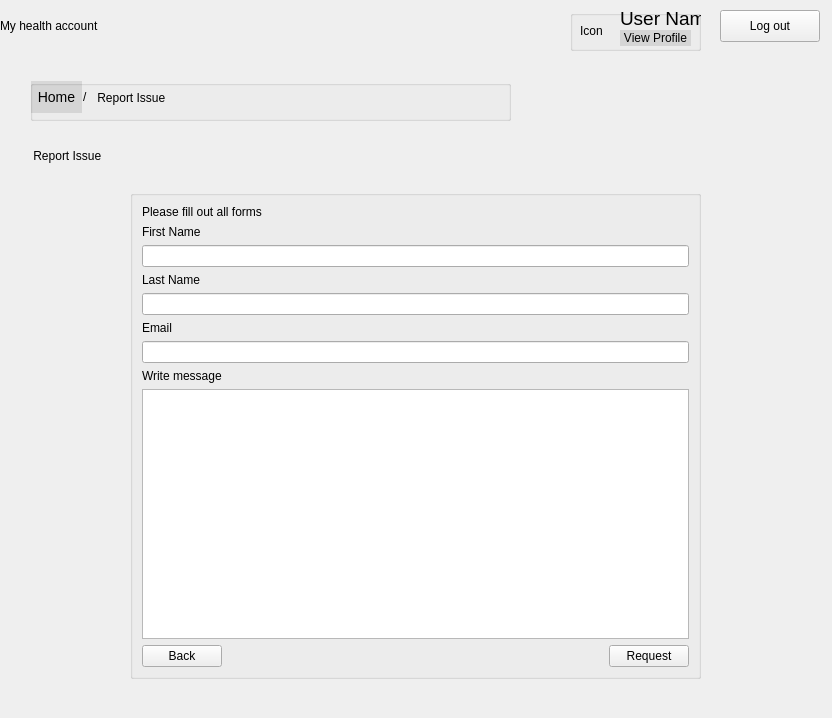
<?xml version="1.0" encoding="UTF-8"?>
<ui version="4.0">
 <class>UserReportIssue</class>
 <widget class="QDialog" name="UserReportIssue">
  <property name="geometry">
   <rect>
    <x>0</x>
    <y>0</y>
    <width>832</width>
    <height>718</height>
   </rect>
  </property>
  <property name="windowTitle">
   <string>Dialog</string>
  </property>
  <widget class="QLabel" name="label_6">
   <property name="geometry">
    <rect>
     <x>0</x>
     <y>10</y>
     <width>201</width>
     <height>31</height>
    </rect>
   </property>
   <property name="styleSheet">
    <string notr="true">font: 24pt &quot;.AppleSystemUIFont&quot;;</string>
   </property>
   <property name="text">
    <string>My health account </string>
   </property>
  </widget>
  <widget class="QGroupBox" name="groupBox_6">
   <property name="geometry">
    <rect>
     <x>570</x>
     <y>10</y>
     <width>131</width>
     <height>41</height>
    </rect>
   </property>
   <property name="title">
    <string/>
   </property>
   <widget class="QLabel" name="labelUserName">
    <property name="geometry">
     <rect>
      <x>50</x>
      <y>0</y>
      <width>91</width>
      <height>16</height>
     </rect>
    </property>
    <property name="font">
     <font>
      <family>.AppleSystemUIFont</family>
      <pointsize>14</pointsize>
      <italic>false</italic>
      <bold>false</bold>
     </font>
    </property>
    <property name="styleSheet">
     <string notr="true">font: 14pt &quot;.AppleSystemUIFont&quot;;</string>
    </property>
    <property name="text">
     <string>User Name</string>
    </property>
   </widget>
   <widget class="QLabel" name="labelIconUser">
    <property name="geometry">
     <rect>
      <x>10</x>
      <y>0</y>
      <width>41</width>
      <height>41</height>
     </rect>
    </property>
    <property name="text">
     <string>Icon</string>
    </property>
   </widget>
   <widget class="QPushButton" name="pushButtonViewProfile">
    <property name="geometry">
     <rect>
      <x>50</x>
      <y>20</y>
      <width>71</width>
      <height>16</height>
     </rect>
    </property>
    <property name="styleSheet">
     <string notr="true">QPushButton {
	background-color: rgb(0, 0, 0,0.1); 
	border: none; 
	color: rgb(0, 0, 0); 
	font: 12px;
} 

QPushButton:hover { 
	background-color: rgb(0, 0, 0, 0.1); 
	border: none; 
	color: rgb(0, 43, 255); 
}</string>
    </property>
    <property name="text">
     <string>View Profile</string>
    </property>
   </widget>
  </widget>
  <widget class="QPushButton" name="pushButtonLogout">
   <property name="geometry">
    <rect>
     <x>720</x>
     <y>10</y>
     <width>100</width>
     <height>32</height>
    </rect>
   </property>
   <property name="text">
    <string>Log out</string>
   </property>
  </widget>
  <widget class="QGroupBox" name="groupBox">
   <property name="geometry">
    <rect>
     <x>130</x>
     <y>190</y>
     <width>571</width>
     <height>489</height>
    </rect>
   </property>
   <property name="title">
    <string/>
   </property>
   <layout class="QVBoxLayout" name="verticalLayout_5">
    <item>
     <widget class="QLabel" name="label">
      <property name="styleSheet">
       <string notr="true">font: 16pt &quot;.AppleSystemUIFont&quot;;</string>
      </property>
      <property name="text">
       <string>Please fill out all forms</string>
      </property>
     </widget>
    </item>
    <item>
     <layout class="QVBoxLayout" name="verticalLayout">
      <item>
       <widget class="QLabel" name="label_2">
        <property name="text">
         <string>First Name</string>
        </property>
       </widget>
      </item>
      <item>
       <widget class="QLineEdit" name="lineEditFirstName"/>
      </item>
     </layout>
    </item>
    <item>
     <layout class="QVBoxLayout" name="verticalLayout_2">
      <item>
       <widget class="QLabel" name="label_3">
        <property name="text">
         <string>Last Name</string>
        </property>
       </widget>
      </item>
      <item>
       <widget class="QLineEdit" name="lineEditLastName"/>
      </item>
     </layout>
    </item>
    <item>
     <layout class="QVBoxLayout" name="verticalLayout_3">
      <item>
       <widget class="QLabel" name="label_5">
        <property name="text">
         <string>Email</string>
        </property>
       </widget>
      </item>
      <item>
       <widget class="QLineEdit" name="lineEditEmail"/>
      </item>
     </layout>
    </item>
    <item>
     <layout class="QVBoxLayout" name="verticalLayout_4">
      <item>
       <widget class="QLabel" name="label_12">
        <property name="text">
         <string>Write message</string>
        </property>
       </widget>
      </item>
      <item>
       <widget class="QTextEdit" name="textEditMessage"/>
      </item>
     </layout>
    </item>
    <item>
     <layout class="QHBoxLayout" name="horizontalLayout_2">
      <item>
       <widget class="QPushButton" name="pushButtonBack">
        <property name="text">
         <string>Back</string>
        </property>
       </widget>
      </item>
      <item>
       <spacer name="horizontalSpacer">
        <property name="orientation">
         <enum>Qt::Horizontal</enum>
        </property>
        <property name="sizeHint" stdset="0">
         <size>
          <width>208</width>
          <height>20</height>
         </size>
        </property>
       </spacer>
      </item>
      <item>
       <widget class="QPushButton" name="pushButtonRequest">
        <property name="text">
         <string>Request</string>
        </property>
       </widget>
      </item>
     </layout>
    </item>
   </layout>
  </widget>
  <widget class="QLabel" name="label_7">
   <property name="geometry">
    <rect>
     <x>30</x>
     <y>140</y>
     <width>201</width>
     <height>31</height>
    </rect>
   </property>
   <property name="styleSheet">
    <string notr="true">font: 18pt &quot;.AppleSystemUIFont&quot;;</string>
   </property>
   <property name="text">
    <string> Report Issue</string>
   </property>
  </widget>
  <widget class="QGroupBox" name="groupBox_2">
   <property name="geometry">
    <rect>
     <x>30</x>
     <y>80</y>
     <width>481</width>
     <height>41</height>
    </rect>
   </property>
   <property name="title">
    <string/>
   </property>
   <widget class="QLabel" name="label_9">
    <property name="geometry">
     <rect>
      <x>53</x>
      <y>9</y>
      <width>16</width>
      <height>16</height>
     </rect>
    </property>
    <property name="text">
     <string>/</string>
    </property>
   </widget>
   <widget class="QLabel" name="label_10">
    <property name="geometry">
     <rect>
      <x>64</x>
      <y>10</y>
      <width>241</width>
      <height>16</height>
     </rect>
    </property>
    <property name="text">
     <string> Report Issue</string>
    </property>
   </widget>
   <widget class="QPushButton" name="pushButtonHome">
    <property name="geometry">
     <rect>
      <x>1</x>
      <y>1</y>
      <width>51</width>
      <height>32</height>
     </rect>
    </property>
    <property name="styleSheet">
     <string notr="true">QPushButton {
	background-color: rgb(0, 0, 0,0.1); 
	border: none; 
	color: rgb(0, 0, 0); 
	font: 14px;
} 

QPushButton:hover { 
	background-color: rgb(0, 0, 0, 0.1); 
	border: none; 
	color: rgb(0, 43, 255); 
}</string>
    </property>
    <property name="text">
     <string>Home</string>
    </property>
   </widget>
  </widget>
 </widget>
 <resources/>
 <connections/>
</ui>
